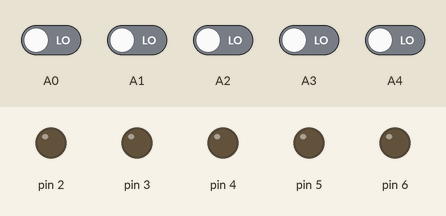
Recording of a sketch running on a simulated Arduino Uno, built with avr-gcc and run on an emulated ATmega328P. Shown: output pins drawn as LEDs (lit = HIGH). Dashed ring = blinking. The inputs (shaded band) are chosen by the test bench; at power-on: A0–4 LOW. Random numbers use the default seed unless the sketch sets one.

Above: at 3.6 s.
3.7 s: A0 driven HIGH
At 4.33 s:
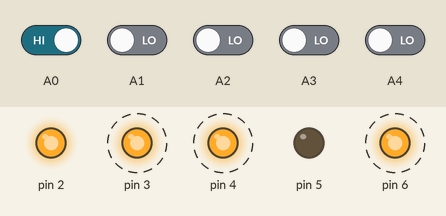
6.7 s: A3 driven HIGH
At 8.9 s:
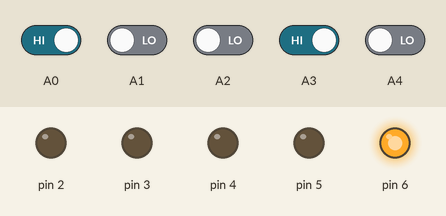
9.7 s: A4 driven HIGH
11.2 s: A4 driven LOW
At 11.6 s:
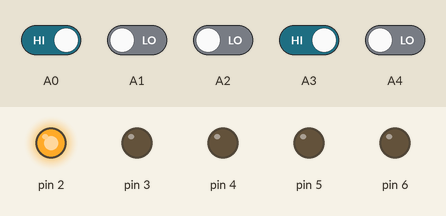
Timing chart, 0 to 15.2 s (numbered marks = the images above; inputs shaded):
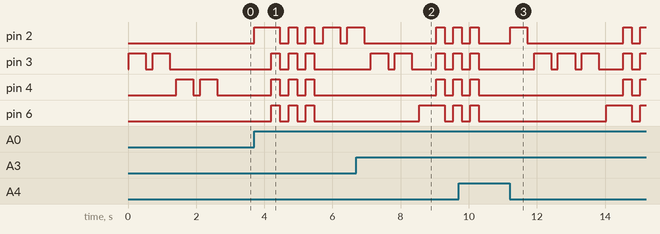

Measured:
- after the input at 3.7 s, pin 2: LOW → HIGH at once, → LOW 0.75 s later, → HIGH 0.25 s later, → LOW 0.25 s later, … (9 changes in this stretch); pin 3, pin 4, pin 6: alternates HIGH for 0.25 s and LOW for 0.25 s, 6 changes in all, then stays LOW, starting after 0.51 s
- after the input at 6.7 s, pin 4: LOW → HIGH after 2.3 s, → LOW 0.25 s later, → HIGH 0.25 s later; pin 6: LOW → HIGH after 1.8 s, → LOW 0.75 s later, → HIGH 0.25 s later
- after the input at 11.2 s, pin 2: goes HIGH 0.50 s, LOW 2.8 s, HIGH 0.25 s, LOW 0.25 s, then HIGH, starting at once; pin 3: LOW → HIGH after 0.72 s, → LOW 0.50 s later, → HIGH 0.20 s later, → LOW 0.50 s later, … (9 changes in this stretch)
- by itself, pin 3, pin 4: alternates HIGH for 0.50 s and LOW for 0.20 s, 4 changes in all, then stays LOW

The sketch:

G10_Xilofono.ino
```cpp
// TEENSY LC
const int MAX_LEVEL = 100;
int sequence[MAX_LEVEL];
int your_sequence[MAX_LEVEL];
int level = 4;

int velocity = 500;

void setup() {
  Serial.begin(9600);
  pinMode(A0, INPUT);
  pinMode(A1, INPUT);
  pinMode(A2, INPUT);
  pinMode(A3, INPUT);
  pinMode(A4, INPUT);

  pinMode(2, OUTPUT);
  pinMode(3, OUTPUT);
  pinMode(4, OUTPUT);
  pinMode(6, OUTPUT);

  pinMode(5, OUTPUT);

  digitalWrite(5, LOW);

  digitalWrite(2, LOW);
  digitalWrite(3, LOW);
  digitalWrite(4, LOW);
  digitalWrite(6, LOW);
}

void loop()
{
//  Serial.print("A0: "); Serial.println(digitalRead(A0));
//  Serial.print("A1: "); Serial.println(digitalRead(A1));
//  Serial.print("A2: "); Serial.println(digitalRead(A2));
//  Serial.print("A3: "); Serial.println(digitalRead(A3));
//  delay(velocity);
  if (level == 4)
    generate_sequence();//generate a sequence;

  if (deButton(A4, LOW)) //If start button is pressed
  {
    show_sequence();    //show the sequence
    get_sequence();     //wait for your sequence
  }
}

void show_sequence()
{
  digitalWrite(2, LOW);
  digitalWrite(3, LOW);
  digitalWrite(4, LOW);
  digitalWrite(6, LOW);

  for (int i = 0; i < level; i++)
  {
    digitalWrite(sequence[i], HIGH);
    delay(velocity);
    digitalWrite(sequence[i], LOW);
    delay(200);
  }
}

void get_sequence()
{
  int flag = 0; //this flag indicates if the sequence is correct

  for (int i = 0; i < level; i++)
  {
    flag = 0;
    while (flag == 0)
    {
      if (deButton(A3, HIGH))
      {
        digitalWrite(6, HIGH);
        your_sequence[i] = 5;
        flag = 1;
        delay(velocity);
        if (your_sequence[i] != sequence[i])
        {
          wrong_sequence();
          return;
        }
        digitalWrite(6, LOW);
      }

      if (deButton(A2, HIGH))
      {
        digitalWrite(4, HIGH);
        your_sequence[i] = 4;
        flag = 1;
        delay(velocity);
        if (your_sequence[i] != sequence[i])
        {
          wrong_sequence();
          return;
        }
        digitalWrite(4, LOW);
      }

      if (deButton(A1, HIGH))
      {
        digitalWrite(3, HIGH);
        your_sequence[i] = 3;
        flag = 1;
        delay(velocity);
        if (your_sequence[i] != sequence[i])
        {
          wrong_sequence();
          return;
        }
        digitalWrite(3, LOW);
      }

      if (deButton(A0, HIGH))
      {
        digitalWrite(2, HIGH);
        your_sequence[i] = 2;
        flag = 1;
        delay(velocity);
        if (your_sequence[i] != sequence[i])
        {
          wrong_sequence();
          return;
        }
        digitalWrite(2, LOW);
      }

    }
  }
  right_sequence();
}

void generate_sequence()
{
  randomSeed(millis()); //in this way is really random!!!

  for (int i = 0; i < MAX_LEVEL; i++)
  {
    sequence[i] = random(2, 5);
  }
}
void wrong_sequence()
{
  for (int i = 0; i < 3; i++)
  {
    digitalWrite(2, HIGH);
    digitalWrite(3, HIGH);
    digitalWrite(4, HIGH);
    digitalWrite(6, HIGH);
    delay(250);
    digitalWrite(2, LOW);
    digitalWrite(3, LOW);
    digitalWrite(4, LOW);
    digitalWrite(6, LOW);
    delay(250);
  }
  level = 4;
}

void right_sequence()
{
  digitalWrite(2, LOW);
  digitalWrite(3, LOW);
  digitalWrite(4, LOW);
  digitalWrite(6, LOW);
  delay(250);

  digitalWrite(2, HIGH);
  digitalWrite(3, HIGH);
  digitalWrite(4, HIGH);
  digitalWrite(6, HIGH);
  delay(500);
  digitalWrite(2, LOW);
  digitalWrite(3, LOW);
  digitalWrite(4, LOW);
  digitalWrite(6, LOW);
  delay(500);

//  if (level < MAX_LEVEL);
//  level++;
 digitalWrite(5, HIGH);

}

boolean deButton (int pin, boolean state)
{
  boolean stateNow = digitalRead(pin);
  if(state==stateNow)
  {
    delay(10);
    return HIGH;
  }
  else return LOW;
}
```
